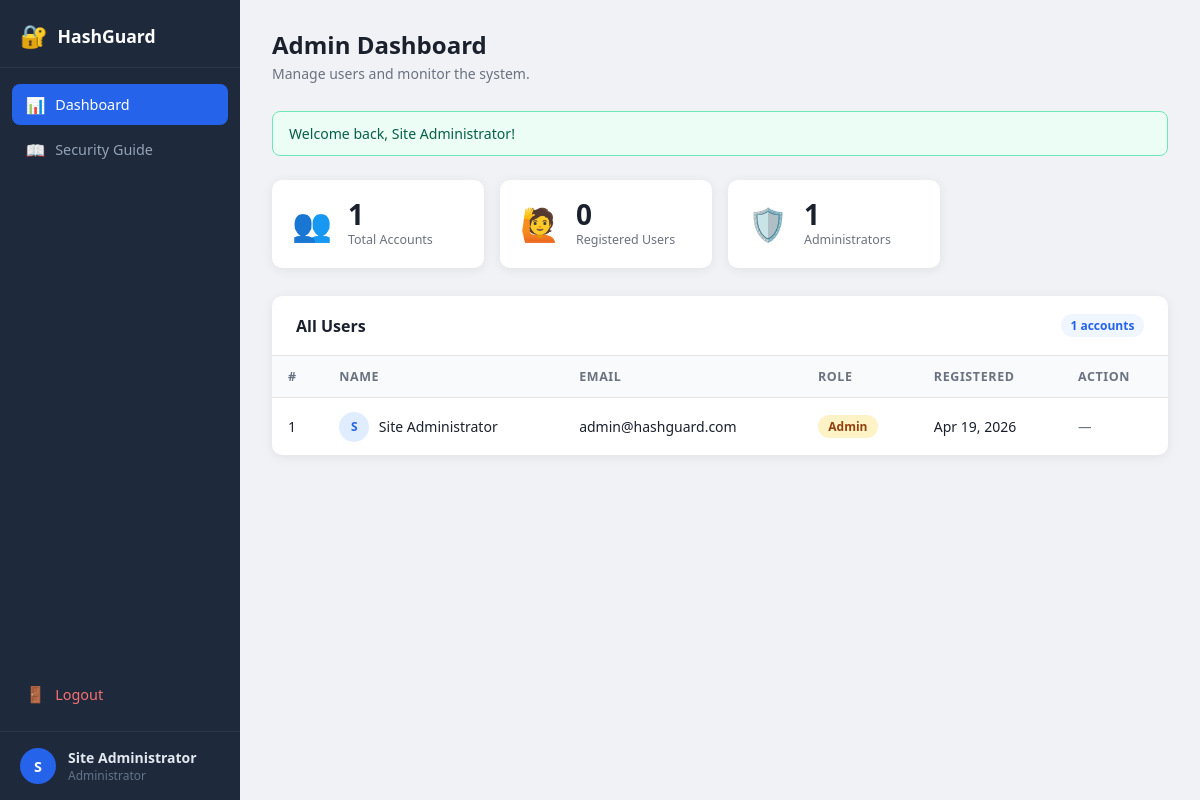
Page /admin/dashboard.php (signed in) on the committed database.
### tables this page shows
CREATE TABLE IF NOT EXISTS users (
    id         INT UNSIGNED AUTO_INCREMENT PRIMARY KEY,
    name       VARCHAR(100)        NOT NULL,
    email      VARCHAR(180)        NOT NULL UNIQUE,
    password   VARCHAR(255)        NOT NULL,           
    role       ENUM('admin','user') NOT NULL DEFAULT 'user',
    created_at TIMESTAMP           NOT NULL DEFAULT CURRENT_TIMESTAMP
);

### config/session.php (called while the page is built, shortened)
<?php
function getFlash(): ?array {
    if (isset($_SESSION['flash'])) {
        $flash = $_SESSION['flash'];
        return $flash;
    }
    return null;
}

### admin/dashboard.php (the view, shortened to what this page needs)
<?php
require_once __DIR__ . '/../config/session.php';
$db = getDB();
$total       = (int) $db->query('SELECT COUNT(*) FROM users')->fetchColumn();
$totalUsers  = (int) $db->query("SELECT COUNT(*) FROM users WHERE role='user'")->fetchColumn();
$totalAdmins = (int) $db->query("SELECT COUNT(*) FROM users WHERE role='admin'")->fetchColumn();
$users       = $db->query('SELECT id, name, email, role, created_at FROM users ORDER BY created_at DESC')->fetchAll();
$flash       = getFlash();
?>
<!DOCTYPE html>
<html lang="en">
<head>
<link rel="stylesheet" href="/hashguard/assets/css/dashboard.css">
</head>
<body class="admin-body">
<aside class="sidebar" id="sidebar">
  <div class="sidebar-brand">
    <span class="brand-icon">🔐</span>
    <span>HashGuard</span>
  </div>
  <nav class="sidebar-nav">
    <a href="/hashguard/admin/dashboard.php" class="nav-item active">
      <span class="nav-icon">📊</span> Dashboard
    </a>
    <a href="/hashguard/user/dashboard.php" class="nav-item">
      <span class="nav-icon">📖</span> Security Guide
    </a>
    <a href="/hashguard/auth/logout.php" class="nav-item nav-logout">
      <span class="nav-icon">🚪</span> Logout
    </a>
  </nav>
  <div class="sidebar-user">
    <div class="su-avatar"><?= strtoupper(substr($_SESSION['name'], 0, 1)) ?></div>
    <div>
      <div class="su-name"><?= htmlspecialchars($_SESSION['name']) ?></div>
      <div class="su-role">Administrator</div>
    </div>
  </div>
</aside>
<main class="main-content">
  <header class="page-header">
    <div>
      <h1>Admin Dashboard</h1>
      <p class="page-sub">Manage users and monitor the system.</p>
    </div>
  </header>
  <?php if ($flash): ?>
    <div class="alert alert-<?= htmlspecialchars($flash['type']) ?>">
      <?= htmlspecialchars($flash['message']) ?>
    </div>
  <?php endif; ?>
  <div class="stats-grid">
    <div class="stat-card">
      <div class="stat-icon">👥</div>
      <div class="stat-info">
        <span class="stat-num"><?= $total ?></span>
        <span class="stat-label">Total Accounts</span>
      </div>
    </div>
    <div class="stat-card">
      <div class="stat-icon">🙋</div>
      <div class="stat-info">
        <span class="stat-num"><?= $totalUsers ?></span>
        <span class="stat-label">Registered Users</span>
      </div>
    </div>
    <div class="stat-card">
      <div class="stat-icon">🛡️</div>
      <div class="stat-info">
        <span class="stat-num"><?= $totalAdmins ?></span>
        <span class="stat-label">Administrators</span>
      </div>
    </div>
  </div>
  <section class="card table-card">
    <div class="card-header">
      <h2>All Users</h2>
      <span class="badge"><?= $total ?> accounts</span>
    </div>
    <div class="table-wrap">
      <table>
        <thead>
          <tr>
            <th>#</th>
            <th>Name</th>
            <th>Email</th>
            <th>Role</th>
            <th>Registered</th>
            <th>Action</th>
          </tr>
        </thead>
        <tbody>
          <?php foreach ($users as $u): ?>
          <tr>
            <td><?= $u['id'] ?></td>
            <td>
              <div class="user-cell">
                <span class="mini-avatar"><?= strtoupper(substr($u['name'],0,1)) ?></span>
                <?= htmlspecialchars($u['name']) ?>
              </div>
            </td>
            <td><?= htmlspecialchars($u['email']) ?></td>
            <td><span class="role-badge role-<?= $u['role'] ?>"><?= ucfirst($u['role']) ?></span></td>
            <td><?= date('M j, Y', strtotime($u['created_at'])) ?></td>
            <td>
              <?php if ($u['id'] != $_SESSION['user_id'] && $u['role'] !== 'admin'): ?>
              <form method="POST" style="display:inline"
                    onsubmit="return confirm('Delete this user?')">
                <input type="hidden" name="delete_id" value="<?= $u['id'] ?>">
                <button type="submit" class="btn-delete">Delete</button>
              </form>
              <?php else: ?>
              <span class="text-muted">—</span>
              <?php endif; ?>
            </td>
          </tr>
          <?php endforeach; ?>
        </tbody>
      </table>
    </div>
  </section>
</main>
</body>
</html>

### assets/css/dashboard.css (style rules this page uses)
*, *::before, *::after { box-sizing: border-box; margin: 0; padding: 0; }
:root { --bg: #f0f2f5; --surface: #ffffff; --border: #e2e6ea; --primary: #2563eb; --primary-h: #1d4ed8; --accent: #0ea5e9; --text: #1a202c; --muted: #6b7280; --sidebar-w: 240px; --header-h: 64px; --radius: 10px; --shadow: 0 2px 12px rgba(0,0,0,.07); --success-bg: #ecfdf5; --success-bd: #6ee7b7; --success-tx: #065f46; --error-bg: #fef2f2; --error-bd: #fca5a5; --error-tx: #991b1b; }
body { font-family: 'Segoe UI', system-ui, sans-serif; background: var(--bg); color: var(--text); min-height: 100vh; display: flex; }
.sidebar { width: var(--sidebar-w); min-height: 100vh; background: #1e293b; color: #cbd5e1; display: flex; flex-direction: column; position: fixed; top: 0; left: 0; z-index: 100; transition: transform .3s; }
.sidebar-brand { display: flex; align-items: center; gap: .6rem; padding: 1.25rem 1.25rem 1rem; font-size: 1.1rem; font-weight: 700; color: #fff; border-bottom: 1px solid rgba(255,255,255,.06); }
.brand-icon { font-size: 1.4rem; }
.sidebar-nav { flex: 1; padding: 1rem .75rem; display: flex; flex-direction: column; gap: .25rem; }
.nav-item { display: flex; align-items: center; gap: .6rem; padding: .6rem .85rem; border-radius: 8px; font-size: .9rem; color: #94a3b8; text-decoration: none; transition: background .2s, color .2s; }
.nav-item.active { background: var(--primary); color: #fff; }
.nav-logout { margin-top: auto; color: #f87171; }
.nav-icon { font-size: 1rem; width: 20px; text-align: center; }
.sidebar-user { display: flex; align-items: center; gap: .75rem; padding: 1rem 1.25rem; border-top: 1px solid rgba(255,255,255,.06); }
.su-avatar { width: 36px; height: 36px; border-radius: 50%; background: var(--primary); color: #fff; display: flex; align-items: center; justify-content: center; font-weight: 700; font-size: .9rem; flex-shrink: 0; }
.su-name { font-size: .875rem; font-weight: 600; color: #e2e8f0; }
.su-role { font-size: .75rem; color: #64748b; }
.main-content { margin-left: var(--sidebar-w); flex: 1; padding: 1.75rem 2rem; min-height: 100vh; }
.page-header { display: flex; align-items: flex-start; justify-content: space-between; margin-bottom: 1.75rem; }
.page-header h1 { font-size: 1.5rem; font-weight: 700; }
.page-sub { color: var(--muted); font-size: .875rem; margin-top: .2rem; }
.alert { border-radius: 8px; padding: .75rem 1rem; margin-bottom: 1.5rem; font-size: .88rem; }
.alert-success { background: var(--success-bg); border: 1px solid var(--success-bd); color: var(--success-tx); }
.stats-grid { display: grid; grid-template-columns: repeat(auto-fill, minmax(180px, 1fr)); gap: 1rem; margin-bottom: 1.75rem; }
.stat-card { background: var(--surface); border-radius: var(--radius); padding: 1.25rem; box-shadow: var(--shadow); display: flex; align-items: center; gap: 1rem; }
.stat-icon { font-size: 2rem; line-height: 1; }
.stat-num { font-size: 1.75rem; font-weight: 700; display: block; line-height: 1; }
.stat-label { font-size: .78rem; color: var(--muted); margin-top: .2rem; display: block; }
.card { background: var(--surface); border-radius: var(--radius); box-shadow: var(--shadow); }
.card-header { display: flex; align-items: center; justify-content: space-between; padding: 1.1rem 1.5rem; border-bottom: 1px solid var(--border); }
.card-header h2 { font-size: 1rem; font-weight: 700; }
.badge { background: #eff6ff; color: var(--primary); font-size: .75rem; font-weight: 600; padding: .2rem .6rem; border-radius: 20px; }
.table-wrap { overflow-x: auto; }
table { width: 100%; border-collapse: collapse; font-size: .875rem; }
thead th { background: #f8fafc; text-align: left; padding: .75rem 1rem; font-size: .78rem; font-weight: 700; text-transform: uppercase; letter-spacing: .05em; color: var(--muted); border-bottom: 1px solid var(--border); }
tbody tr { border-bottom: 1px solid var(--border); }
tbody tr:last-child { border-bottom: none; }
tbody td { padding: .85rem 1rem; vertical-align: middle; }
.user-cell { display: flex; align-items: center; gap: .6rem; }
.mini-avatar { width: 30px; height: 30px; border-radius: 50%; background: #e0ecff; color: var(--primary); display: flex; align-items: center; justify-content: center; font-size: .75rem; font-weight: 700; flex-shrink: 0; }
.role-badge { display: inline-block; font-size: .75rem; font-weight: 600; padding: .2rem .65rem; border-radius: 20px; }
.role-admin { background: #fef3c7; color: #92400e; }
.text-muted { color: var(--muted); font-size: .85rem; }

### rows in the picture
users: id "1", name "S", name "Site Administrator", email "admin@hashguard.com", role "Admin", created_at "Apr 19, 2026"

### other values in the picture
substr($_SESSION['name'], 0, 1) "S"
$_SESSION['name'] "Site Administrator"
$flash['message'] "Welcome back, Site Administrator!"
$total "1"
$totalUsers "0"
$totalAdmins "1"
